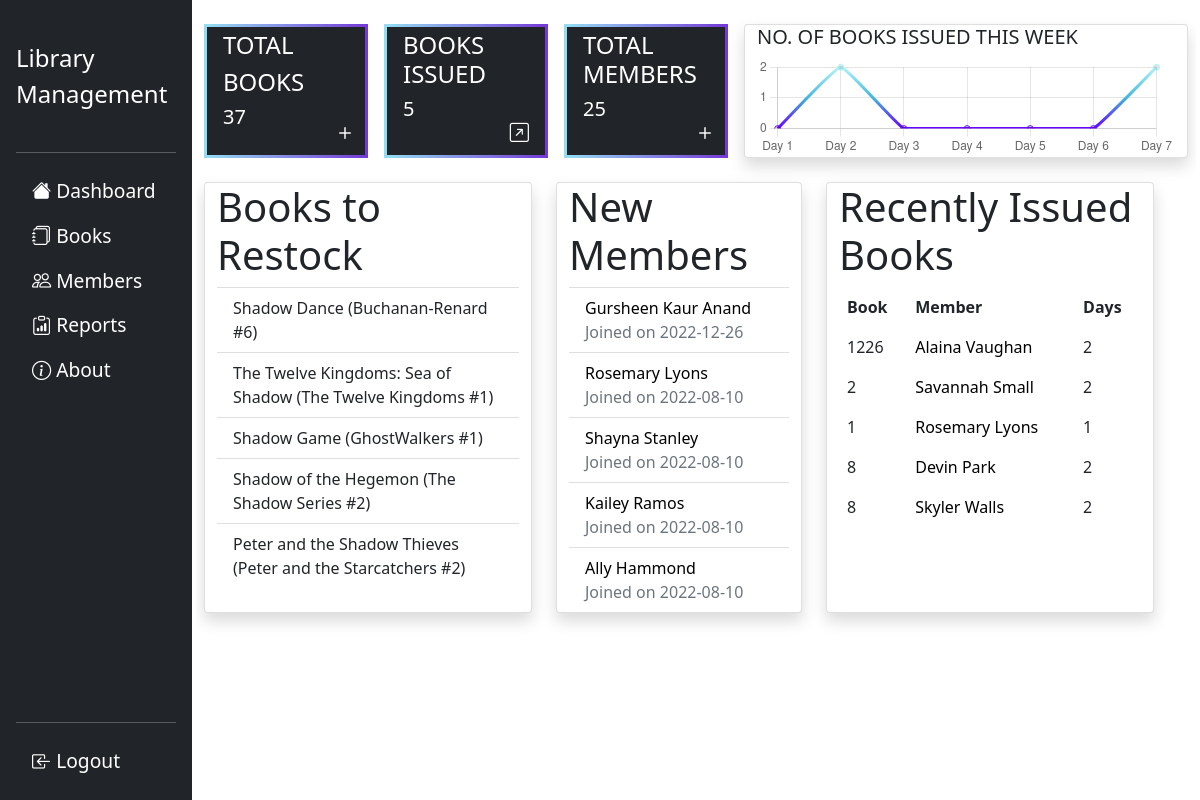
The page /home (signed in) on the database its author committed.
### flasklib/models.py (models this page shows, shortened)
class Book(db.Model):
    bid=db.Column(db.Integer,primary_key=True)
    title=db.Column(db.String,nullable=False)
    authors=db.Column(db.String,nullable=False)
    average_rating=db.Column(db.String,nullable=False)
    isbn=db.Column(db.String,nullable=False)
    publisher=db.Column(db.String,nullable=False)
    publish_date=db.Column(db.String,nullable=False)
    quantity=db.Column(db.Integer,nullable=False,default=5)
    availability=db.Column(db.Integer,nullable=False,default=5)
    borrowers=db.Column(db.String,db.ForeignKey('member.mid'),default='')

class Member(db.Model):
    mid=db.Column(db.Integer,primary_key=True)
    mname=db.Column(db.String(20),nullable=False)
    email=db.Column(db.String,unique=True,nullable=False)
    contact=db.Column(db.String(12),nullable=False)
    date_added=db.Column(db.DateTime,default=datetime.utcnow)
    debt=db.Column(db.Float,nullable=False,default=0)
    dues=db.Column(db.String,default='')
    books=db.relationship('Book',backref='issued_to',lazy=True)
    issues=db.relationship('BookIssue',backref='issues',lazy=True)

class BookIssue(db.Model):
    issue_id=db.Column(db.Integer,primary_key=True)
    days=db.Column(db.Integer,nullable=False,default=7)
    bid=db.Column(db.Integer,nullable=False)
    mid=db.Column(db.Integer,db.ForeignKey('member.mid'),default='')
    issue_date=db.Column(db.DateTime,nullable=False,default=datetime.utcnow)
    due_date=db.Column(db.DateTime,nullable=False)
    fee=db.Column(db.Float)
    returned=db.Column(db.Boolean,nullable=False,default=0)

### flasklib/main/routes.py (the view)
@main.route("/home")
@login_required
def home():
    totalb=db.session.query(Book).count()
    totali=len(BookIssue.query.filter_by(returned=0).all())
    totalm=db.session.query(Member).count()
    restock=Book.query.filter_by(quantity=0).limit(5)#quantity=0 for restock
    startdate=datetime.now().date()-timedelta(days=6)
    dbweek=db.session.query(BookIssue.issue_date,func.count(BookIssue.issue_id).label('qty')).filter(func.date(BookIssue.issue_date)>=startdate).group_by(func.date(BookIssue.issue_date)).all()
    weeklyissues=[(startdate+timedelta(days=i),0) for i in range(7)]
    for j in dbweek:
        if (j[0].date(),0) in weeklyissues:
            index=weeklyissues.index((j[0].date(),0))
            weeklyissues[index]=(j[0].date(),j[1])
    newmembers=Member.query.order_by(desc('date_added')).limit(5)
    recentissues=BookIssue.query.order_by(desc('issue_date')).limit(5)
    return render_template('templates_main/home.html',title='Home',totalb=totalb,totali=totali,totalm=totalm,restock=restock,weeklyissues=weeklyissues,newmembers=newmembers,recentissues=recentissues)

### flasklib/models.py (called while the page is built)
@login_manager.user_loader
def load_user(user_id):
    return Admin.query.get(int(user_id))

### flasklib/templates/templates_main/home.html (shortened to what this page needs)
{% extends 'layout.html' %}
{% block content %}
{% set weeklycount=[] %}
<div class="container">
    <div class="row px-2 gap-3">
        <div class="col-2 card bg-dark text-white" style="border: 10px solid;
        border-image-slice: 1;
        border-width: 3px;border-image-source: linear-gradient(to left, #743ad5,#95ddf3);">
            <div class="card-body p-1">
                <h4>TOTAL <h4>BOOKS</h4></h4>
                <h5 class="card-text">{{ totalb }}</h5>
                <a href="{{ url_for('books.add_book') }}"><i class="bi bi-plus position-absolute bottom-0 end-0 me-2 mb-1" style="font-size:1.5rem;color: white;"></i></a>
            </div>
        </div>
        <div class="col-2 card bg-dark text-white"  style="border: 10px solid;
        border-image-slice: 1;
        border-width: 3px;border-image-source: linear-gradient(to left, #743ad5, #95ddf3);">
            <div class="card-body p-1">
                <h4>BOOKS ISSUED</h4>
                <h5 class="card-text">{{ totali }}</h5>
                <a href="{{ url_for('books.viewbooks') }}"><i class="bi bi-arrow-up-right-square position-absolute bottom-0 end-0 me-3 mb-2" style="font-size:1.2rem;color: white;"></i></a>
            </div>
        </div>
        <div class="col-2 card bg-dark text-white"  style="border: 10px solid;
        border-image-slice: 1;
        border-width: 3px;border-image-source: linear-gradient(to left, #743ad5, #95ddf3);">
            <div class="card-body p-1">
                <h4>TOTAL MEMBERS</h4>
                <h5 class="card-text">{{ totalm }}</h5>
                <a href="{{ url_for('members.add_member') }}"><i class="bi bi-plus position-absolute bottom-0 end-0 me-2 mb-1" style="font-size:1.5rem;color: white;"></i></a>
            </div>
        </div>
        <div class="col card shadow rounded">
            <h5>NO. OF BOOKS ISSUED THIS WEEK</h5>
            <canvas id="issueChart" height="100rem"></canvas>
        </div>
    </div>
    <br>
    <div class="row px-2 gap-4">
        <div class="col-4 card shadow rounded">
            <h1 class="display-6">Books to Restock</h1>
            <ul class="list-group list-group-flush">
            {% if totalb==0 %}
                <div class="p-2">
                No books found. Add books.
                </div>
            {% else %}
                {% for book in restock %}
                <li class="list-group-item">{{ book.title }}</li>
                {% endfor %}
            {% endif %}
            </ul>
        </div>
        <div class="col-3 card shadow rounded">
            <h1 class="display-6">New Members</h1>
            <ul class="list-group list-group-flush">
            {% if totalm==0 %}
                <div class="p-2">
                No members found. Add members.
                </div>
            {% else %}
                {% for member in newmembers %}
                <li class="list-group-item">
                    <a style="text-decoration: none;color:black" href="{{url_for('members.member_info',mid=member.mid)}}">
                        {{ member.mname }}<br>
                        <span class="text-muted">Joined on {{ member.date_added.date() }}</span>
                    </a>
                </li>
                {% endfor %}
            {% endif %}
            </ul>
        </div>
        <div class="col-4 card shadow rounded">
            <h1 class="display-6">Recently Issued Books</h1>
            {% if recentissues[0]=='' %}
                <div class="p-2">
                No books issued yet.
                </div>
            {% else %}
                <table class="table table-borderless">
                <thead>
                    <tr>
                    <th scope="col">Book</th>
                    <th scope="col">Member</th>
                    <th scope="col">Days</th>
                    </tr>
                </thead>
                <tbody>
                    <tr>
                    {% for issue in recentissues %}
                    <td>{{ issue.bid }}</td>
                    <td><a style="text-decoration: none;color:black" href="{{url_for('members.member_info',mid=issue.issues.mid)}}">{{ issue.issues.mname }}</a></td>
                    <td>{{ issue.days }}</td>
                    </tr>
                    {% endfor %}
                </table>
            {% endif %}
        </div>
    </div>
    <br>
</div>
{% endblock content %}

### rows shown on the page
Book: title "Shadow Dance (Buchanan-Renard #6)"
Book: title "The Twelve Kingdoms: Sea of Shadow (The Twelve Kingdoms #1)"
Book: title "Shadow Game (GhostWalkers #1)"
Book: title "Shadow of the Hegemon (The Shadow Series #2)"
Book: title "Peter and the Shadow Thieves (Peter and the Starcatchers #2)"
Member: mname "Gursheen Kaur Anand", date_added "2022-12-26"
Member: mname "Rosemary Lyons", date_added "2022-08-10"
Member: mname "Shayna Stanley", date_added "2022-08-10"
Member: mname "Kailey Ramos", date_added "2022-08-10"
Member: mname "Ally Hammond", date_added "2022-08-10"
BookIssue: bid "1226", issues.mname "Alaina Vaughan", days "2"
BookIssue: bid "2", issues.mname "Savannah Small", days "2"
BookIssue: bid "1", issues.mname "Rosemary Lyons", days "1"
BookIssue: bid "8", issues.mname "Devin Park", days "2"
BookIssue: bid "8", issues.mname "Skyler Walls", days "2"

### other values the page prints
{{ totalb }} "37"
{{ totali }} "5"
{{ totalm }} "25"
